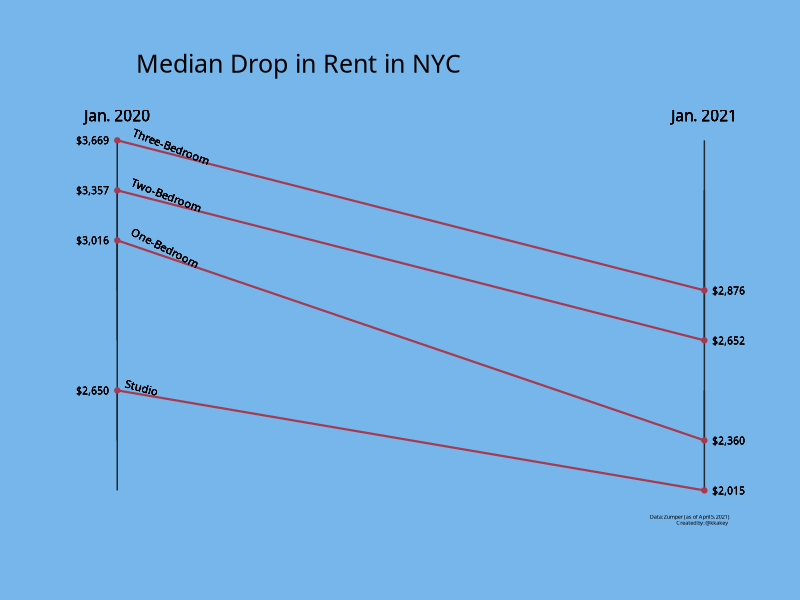

Reproduce this figure in R. (Note: this script raises an error after producing the figure.)
## ---- chunk 1
knitr::opts_chunk$set(echo = TRUE)
## ---- chunk 2
library(tidyverse)
## ---- chunk 3
# https://www.zumper.com/rent-research/new-york-ny
# data as of April 5, 2021
df <- data.frame(rbind(c("studio", 2650, 2015),
                      c("one-bedroom", 3016, 2360),
                      c("two-bedroom", 3357, 2652),
                      c("two-bedroom", 3669, 2876)))
months<-12
colnames(df) <- c("apt_type", "Jan_2020", "Jan_2021")
## ---- chunk 4
ggplot(df) + 
  geom_segment(aes(x=0,xend=0,y=Jan_2020,yend=Jan_2021), color="#1F2A33") +
  geom_segment(aes(x=months,xend=months,y=Jan_2020,yend=Jan_2021),
               color="#1F2A33") +
  geom_segment(aes(x=0,xend=months,y=Jan_2020,yend=Jan_2021),size=.75,
               color = "#A63A50") +
  geom_point(aes(x=0, Jan_2020), color = "#A63A50") + 
  geom_point(aes(x=months, Jan_2021), color = "#A63A50") +
  theme(plot.background = element_rect(fill = "#77B6EA", color=NA),
        panel.background = element_rect(fill = "#77B6EA", color=NA),
        panel.grid.major = element_blank(),panel.grid.minor = element_blank(),
        plot.margin = margin(t=2, r=1, b=1, l=1, "cm"),
        axis.ticks = element_blank(), axis.text.x = element_blank(),
        axis.text.y = element_blank(),
        text = element_text(family="Lato-Regular"),
        plot.title = element_text(size=18, hjust=.2, vjust=5),
        plot.caption = element_text(size=4, hjust=.95, vjust=36)) +
  xlab("") + ylab("") +
  geom_text(aes(x=0,y=8.5,label="Jan. 2020", family="Lato-Regular")) +
  geom_text(aes(x=12,y=8.5,label="Jan. 2021", family="Lato-Regular")) +
  geom_text(aes(x=.5,y=3.05,label="Studio", family="Lato-Bold"), 
                size=2.8, angle=-15) +
  geom_text(aes(x=.97,y=5.85,label="One-Bedroom", family="Lato-Bold", 
                angle=-27), size=2.8) +
  geom_text(aes(x=1,y=6.9,label="Two-Bedroom", family="Lato-Bold"), 
            size=2.8, angle=-21) +
  geom_text(aes(x=1.1,y=7.87,label="Three-Bedroom", family="Lato-Bold"), 
            size=2.8, angle=-21) +
  geom_text(aes(x=-.5,y=3,label="$2,650", family="Lato-Regular"), size=2.5) +
  geom_text(aes(x=-.5,y=6,label="$3,016", family="Lato-Regular"), size=2.5) +
  geom_text(aes(x=-.5,y=7,label="$3,357", family="Lato-Regular"), size=2.5) +
  geom_text(aes(x=-.5,y=8,label="$3,669", family="Lato-Regular"), size=2.5) +
  geom_text(aes(x=12.5,y=1,label="$2,015", family="Lato-Regular"), size=2.5) +
  geom_text(aes(x=12.5,y=2,label="$2,360", family="Lato-Regular"), size=2.5) +
  geom_text(aes(x=12.5,y=4,label="$2,652", family="Lato-Regular"), size=2.5) +
  geom_text(aes(x=12.5,y=5,label="$2,876", family="Lato-Regular"), size=2.5) +
  ggtitle("Median Drop in Rent in NYC") +
  labs(caption = "Data: Zumper (as of April 5, 2021)\nCreated by: @kkakey") +
  ggsave("plot.png", dpi=650)
  
